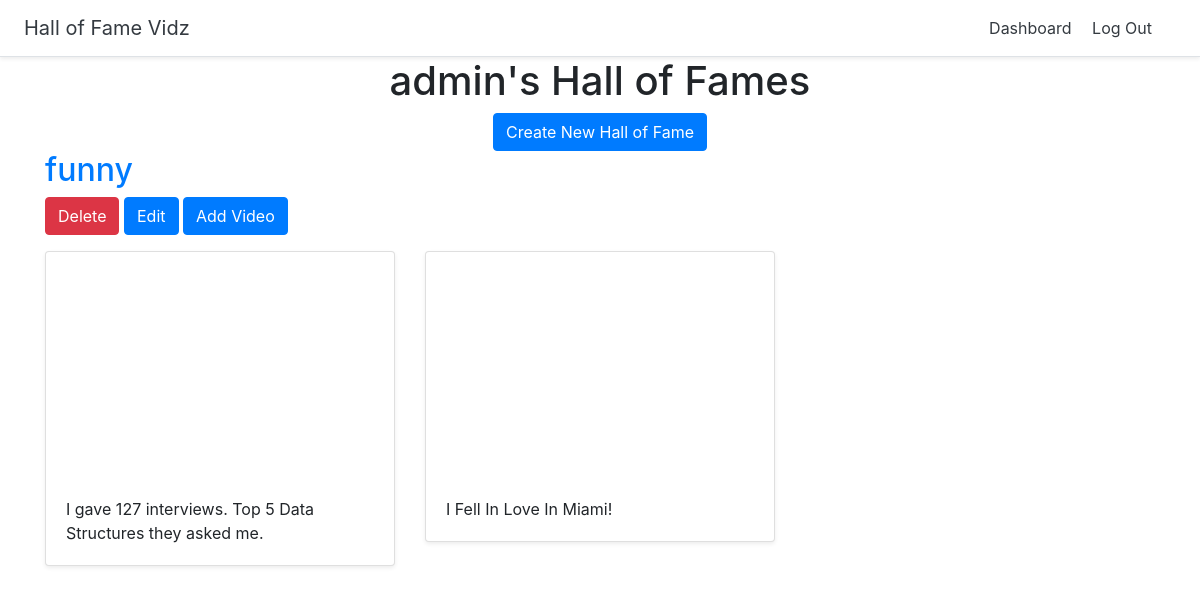
Before: /dashboard (signed in) with the older database file.
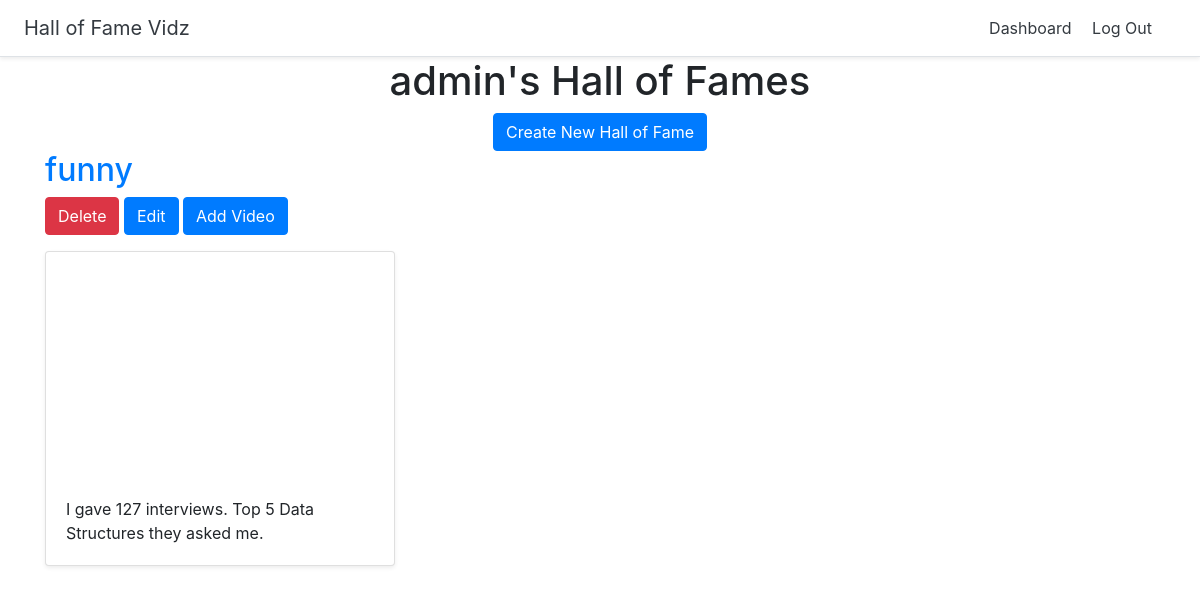
After: the same page with the newer database file.
### halls/models.py (models this page shows)
class Hall(models.Model):
    title = models.CharField(max_length=255)
    user = models.ForeignKey(User, on_delete=models.CASCADE)

class Video(models.Model):
    title = models.CharField(max_length=255)
    url = models.URLField()
    youtube_id = models.CharField(max_length=255)
    hall = models.ForeignKey(Hall, on_delete=models.CASCADE)

### halls/views.py (the view)
# urls.py: path('dashboard', views.dashboard, name='dashboard'),
def dashboard(request):
    halls = Hall.objects.filter(user=request.user)
    return render(request, 'halls/dashboard.html', {'halls':halls})

### halls/templates/halls/dashboard.html
{% extends 'halls/base.html' %}
{% block content %}
<div class="container">
  <div class="text-center">
    <h1>{{ user.username }}'s Hall of Fames</h1>
    <a href="{% url 'create_hall' %}" class="btn btn-primary">Create New Hall of Fame</a>
  </div>
    {% for hall in halls %}
<h2><a href="{% url 'detail_hall' hall.id %}">{{ hall.title }}</a></h2>
<a href="{% url 'delete_hall' hall.id %}" class="btn btn-danger">Delete</a>
<a href="{% url 'update_hall' hall.id %}" class="btn btn-primary">Edit</a>
<a href="{% url 'add_video' hall.id %}" class="btn btn-primary">Add Video</a>
    <div class="row">
      {% for video in hall.video_set.all %}
      <div class="col-md-4 mt-3">
        <div class="card mb-4 shadow-sm">
          <iframe width="100%" height="225" src="https://www.youtube.com/embed/{{ video.youtube_id }}" frameborder="0" allow="accelerometer; autoplay; encrypted-media; gyroscope; picture-in-picture" allowfullscreen></iframe>
          <div class="card-body">
            <p class="card-text">{{ video.title }}</p>
          </div>
        </div>
      </div>
      {% endfor %}
      </div>
    {% endfor %}
</div>
{% endblock %}

Changed rows visible on the page:
removed Video: title "I Fell In Love In Miami!"
